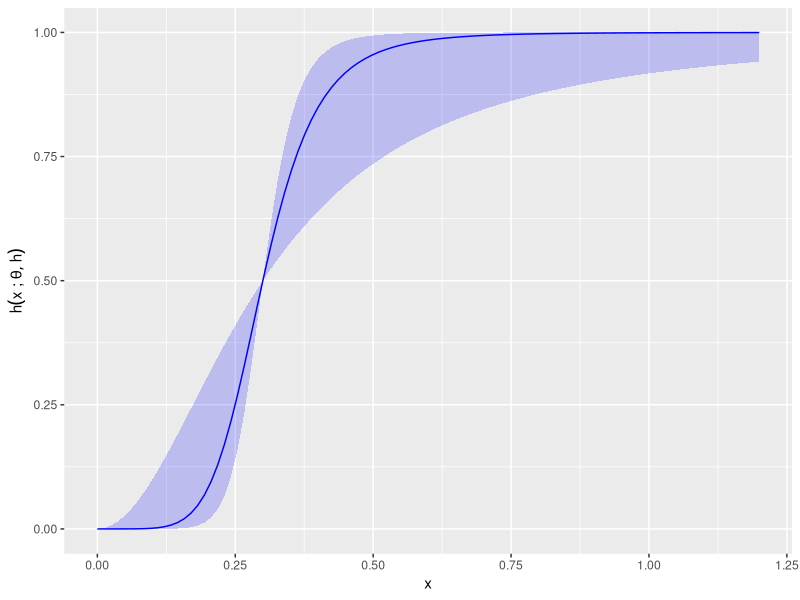
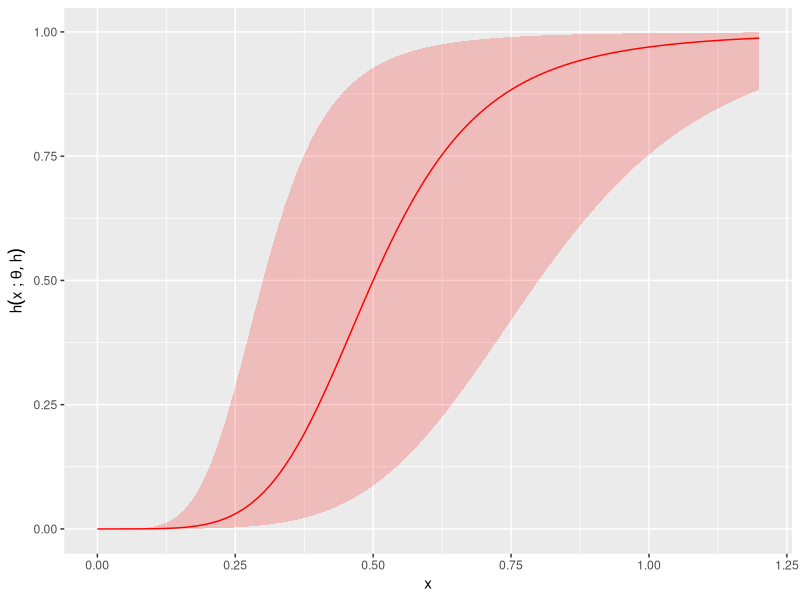

The R script that drew these images, in order:
library(ggplot2)
library(grid)
library(gridExtra)

#fix theta, variate mu
theta=0.3
mu=c(2, 6, 10)

x=seq(from = 0, to = 1.2, length.out = 100)

mmu=mu[2]
mumin=mu[1]
mumax=mu[3]
ymu=x^mmu/(x^mmu+theta^mmu)
ymmin=x^mumin/(x^mumin+theta^mumin)
ymmax=x^mumax/(x^mumax+theta^mumax)

#fix h, variate theta
theta=c(0.3, 0.5, 0.8)
mu=5

tt=theta[2]
tmin=theta[1]
tmax=theta[3]
yt=x^mu/(x^mu+tt^mu)
ytmin=x^mu/(x^mu+tmin^mu)
ytmax=x^mu/(x^mu+tmax^mu)
df=data.frame(x=x, ymu=ymu, ymmax=ymmax, ymmin=ymmin, yt=yt, ytmin=ytmin, ytmax=ytmax)

alpha=0.2

mfixed=ggplot(df, aes(x=x))+geom_ribbon(aes(y=ymu, ymin=ymmin, ymax=ymmax),alpha=alpha, fill='blue') + 
  geom_line(aes(y=ymu), colour='blue') + ylab(expression(h(x ~ ";" ~ list(theta, h))))

tfixed=ggplot(df, aes(x=x))+geom_ribbon(aes(y=yt, ymin=ytmin, ymax=ytmax), alpha=alpha, fill='red')+
  geom_line(aes(y=yt),colour='red') + ylab(expression(h(x ~ ";" ~ list(theta, h))))

grob=arrangeGrob(tfixed, mfixed, ncol=2)
print(grob)
#ggsave(filename = 'hill.pdf', plot = grob)
